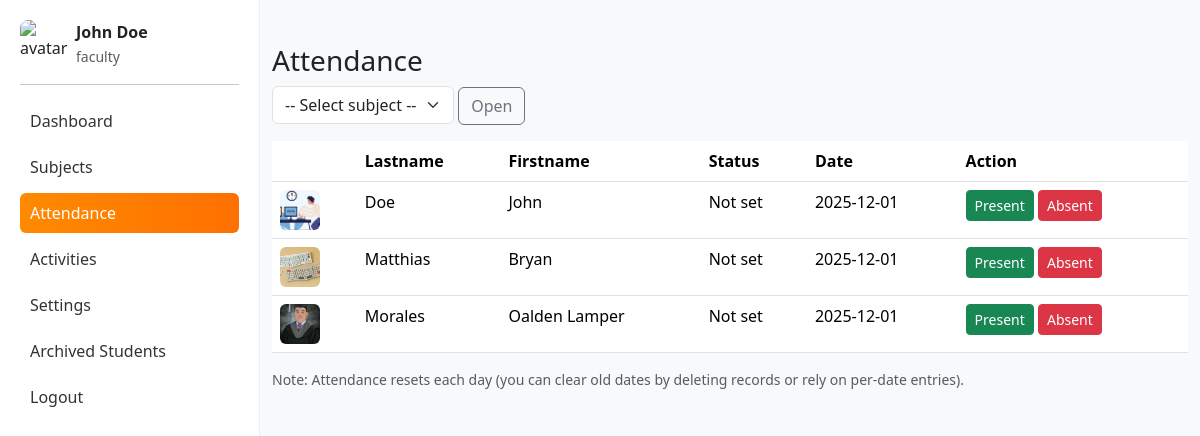
The app's page /faculty/attendance.php?subject=2 (signed in) with its own data.
### tables this page shows
CREATE TABLE `students` (
  `id` int(11) NOT NULL,
  `subject_id` int(11) NOT NULL,
  `lastname` varchar(255) NOT NULL,
  `firstname` varchar(255) NOT NULL,
  `course` varchar(100) DEFAULT '',
  `year_level` varchar(50) DEFAULT '',
  `avatar` varchar(255) DEFAULT 'assets/img/default-avatar.png',
  `archived` tinyint(1) DEFAULT '0',
  `created_at` timestamp NOT NULL DEFAULT CURRENT_TIMESTAMP
);

### faculty/attendance.php (the view, shortened to what this page needs)
<?php
$pdo = pdo();
$selected = intval($_GET['subject'] ?? 0);
if($selected){
    $students = $pdo->prepare("SELECT * FROM students WHERE subject_id=? AND archived=0 ORDER BY lastname");
    $students->execute([$selected]);
    $students = $students->fetchAll();
}
?>
<!doctype html>
<html>
<head>
  <link href="https://cdn.jsdelivr.net/npm/bootstrap@5.3.2/dist/css/bootstrap.min.css" rel="stylesheet">
  <link rel="stylesheet" href="../assets/css/style.css">
</head>
<body>
  <?php include '../shared/left_nav.php'; ?>
  <main class="main-content">
    <div class="container py-4">
      <h3>Attendance</h3>
      <form method="get" class="mb-3">
        <select name="subject" class="form-select w-auto d-inline">
          <option value="">-- Select subject --</option>
        </select>
        <button class="btn btn-outline-secondary">Open</button>
      </form>
      <?php if(isset($students)): ?>
        <table class="table">
          <thead><tr><th></th><th>Lastname</th><th>Firstname</th><th>Status</th><th>Date</th><th>Action</th></tr></thead>
          <tbody>
            <?php foreach($students as $st):
              $att = $pdo->prepare("SELECT status,date FROM attendance WHERE student_id=? AND subject_id=? AND date = ?");
              $att->execute([$st['id'],$selected,date('Y-m-d')]);
              $row = $att->fetch();
            ?>
              <tr id="r<?php echo $st['id'] ?>">
                <td><img src="../<?php echo $st['avatar'] ?>" style="width:40px;height:40px;object-fit:cover;border-radius:6px;"></td>
                <td><?php echo htmlspecialchars($st['lastname']) ?></td>
                <td><?php echo htmlspecialchars($st['firstname']) ?></td>
                <td class="status"><?php echo $row ? ucfirst($row['status']) : 'Not set' ?></td>
                <td class="date"><?php echo $row ? $row['date'] : date('Y-m-d') ?></td>
                <td>
                  <button class="btn btn-sm btn-success mark" data-id="<?php echo $st['id'] ?>" data-status="present">Present</button>
                  <button class="btn btn-sm btn-danger mark" data-id="<?php echo $st['id'] ?>" data-status="absent">Absent</button>
                </td>
              </tr>
            <?php endforeach; ?>
          </tbody>
        </table>
        <div class="text-muted small">Note: Attendance resets each day (you can clear old dates by deleting records or rely on per-date entries).</div>
      <?php endif; ?>
    </div>
  </main>
</body>
</html>

### assets/css/style.css (style rules this page uses)
body { font-family: system-ui, -apple-system, "Segoe UI", Roboto, "Helvetica Neue", Arial; background:#f7f9fb; color:#222; }

### shared/left_nav.php (style rules this page uses)
.main-content { margin-left:260px; padding-top:20px; }

### records on screen
students: avatar (picture), lastname "Doe", firstname "John"
students: avatar (picture), lastname "Matthias", firstname "Bryan"
students: avatar (picture), lastname "Morales", firstname "Oalden Lamper"

### other values on screen
$user['fullname'] ?: $user['username'] "John Doe"
$user['role'] "faculty"
$l['label'] "Dashboard"
$l['label'] "Subjects"
$l['label'] "Attendance"
$l['label'] "Activities"
$l['label'] "Settings"
$l['label'] "Archived Students"
$l['label'] "Logout"
